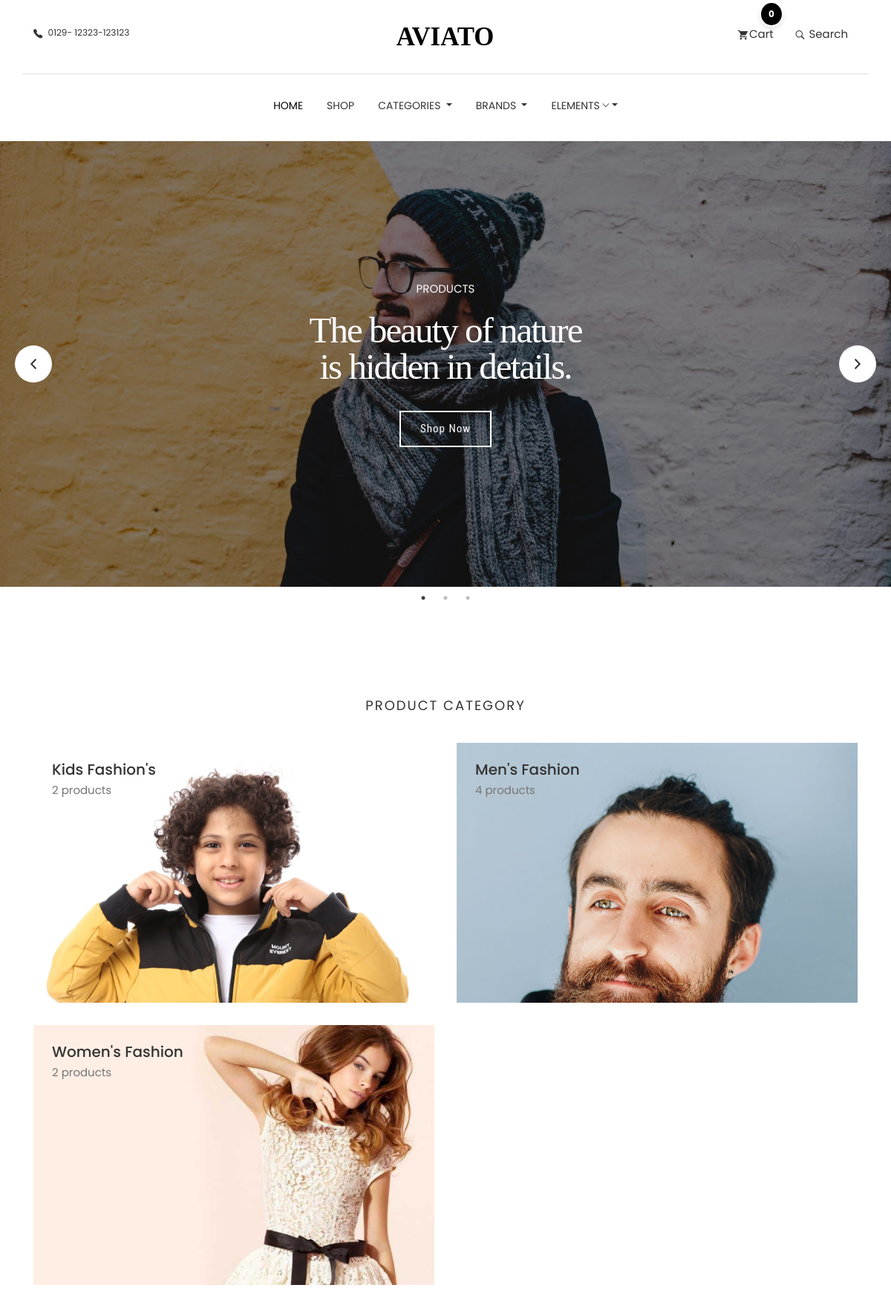
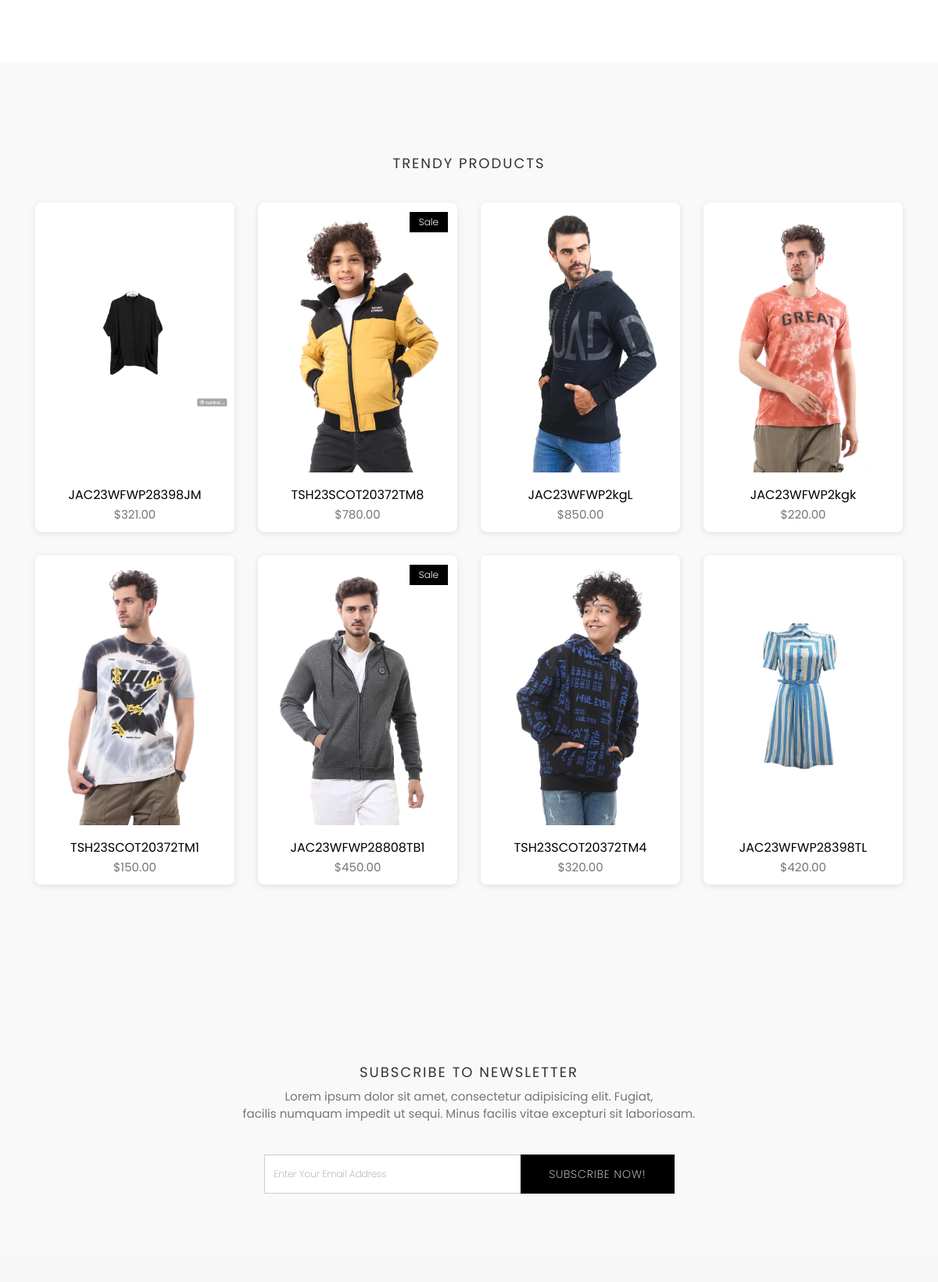
The page / (upper part) on the database its author committed (2 pictures, top to bottom).
### category/models.py (models this page shows, shortened)
class Category(models.Model):
    id = models.UUIDField(primary_key=True, default=uuid.uuid4, editable=False)
    name = models.CharField(max_length=255, unique=True)
    description = models.TextField(blank=True, null=True)
    image = models.ImageField(null=True,blank=True,upload_to='category-image/')
    class Meta:
        verbose_name = "Category"
        verbose_name_plural = "Categories"
        ordering = ['name']  # Categories will be ordered alphabetically by name.
    def product_count(self):
        return self.subcategories.aggregate(count=models.Count('product_subcategory'))['count'] or 0

### store/models.py (models this page shows, shortened)
class Product(models.Model):
    id = models.UUIDField(primary_key=True, default=uuid.uuid4, editable=False)
    name = models.CharField(unique=True, max_length=50)
    image = models.ImageField(upload_to='product/')
    stock = models.IntegerField(default=1)
    price = models.DecimalField(max_digits=10, decimal_places=2, default=Decimal('0.00'))
    description = models.TextField(max_length=10000, blank=True)
    created_at = models.DateTimeField(default=timezone.now)
    modified_date = models.DateTimeField(auto_now=True)
    slug = models.SlugField(null=True, blank=True, unique=True)
    views = models.PositiveIntegerField(default=0)
    is_available = models.BooleanField(default=True)
    on_sale = models.BooleanField(default=False)
    PRDBrand = models.ForeignKey('Brand', related_name='product_brand', on_delete=models.CASCADE, blank=True, null=True, verbose_name="Brand")
    like = models.ManyToManyField(User, blank=True, related_name='product_favourite')
    category = models.ForeignKey(Subcategory, related_name='product_subcategory', verbose_name="Subcategory", null=True, blank=True, on_delete=models.CASCADE)
    class Meta:
        ordering = ['-created_at']
        verbose_name = "Product"
        verbose_name_plural = "Products"

### settings/views.py (the view)
# urls.py: path('' , views.home , name='home'),
def home(request):
    products = Product.objects.all().order_by('-views')
    context = {
        'products':products
    }
    return render(request,'home.html',context)

### cart/cart_utils.py (called while the page is built)
def _cart_id(request):
    cart = request.session.session_key
    if not cart:
        cart = request.session.create()
    return cart

### category/category_context.py (called while the page is built)
def nav_links(request):
    categories_nav = Category.objects.all()
    subcategories_nav = Subcategory.objects.all()
    brands_nav = Brand.objects.all()
    context = {
        'categories_nav':categories_nav,
        'brands_nav':brands_nav,
        'subcategories_nav':subcategories_nav,
    }
    return context

### category/models.py (called while the page is built)
    def get_url(self):
        return reverse('products_by_subcategory',args=[self.id])

### store/models.py (called while the page is built)
    def get_url(self):
        return reverse('products_by_brand',args=[self.id])

    def __str__(self):
        return self.name

### settings/templates/home.html (shortened to what this page needs)
{% extends "base.html" %}
{% load static %}
{% block body %}
<div class="hero-slider">
  <div class="slider-item th-fullpage hero-area" style="background-image: url({% static 'images/slider/slider-1.jpg' %});">
    <div class="container">
      <div class="row">
        <div class="col-lg-8 text-center">
          <p data-duration-in=".3" data-animation-in="fadeInUp" data-delay-in=".1">PRODUCTS</p>
          <h1 data-duration-in=".3" data-animation-in="fadeInUp" data-delay-in=".5">The beauty of nature <br> is hidden in details.</h1>
          <a data-duration-in=".3" data-animation-in="fadeInUp" data-delay-in=".8" class="btn" href="{% url 'product_list' %}">Shop Now</a>
        </div>
      </div>
    </div>
  </div>
</div>
<section class="product-category section">
    <div class="container">
        <div class="row">
            <div class="col-md-12">
                <div class="title text-center">
                    <h2>Product Category</h2>
                </div>
            </div>
            {% for category in categories_nav %}
            <div class="col-md-6">
                <div class="category-box">
                    <a href="{% url 'products_by_category' category.id %}">
                        <img src="{% if category.image %}{{ category.image.url }}{% endif %}" alt="{{ category.name }}" />
                        <div class="content">
                            <h3>{{ category.name }}</h3>
                            <p>{{ category.product_count }} products</p>
                        </div>
                    </a>
                </div>
            </div>
            {% endfor %}
        </div>
    </div>
</section>
<section class="products section bg-gray">
	<div class="container">
		<div class="row">
			<div class="title text-center">
				<h2>Trendy Products</h2>
			</div>
		</div>
		<div class="row">
            {% for product in products %}
			<div class="col-md-3">
				<div class="product-item">
					<div class="product-thumb">
                        {% if product.on_sale %}
						<span class="bage">Sale</span>
                        {% endif %}
						<img class="img-responsive" src="{{product.image.url}}" alt="product-img" />
					</div>
					<div class="product-content">
						<h4><a href="{% url 'product_details' product.id %}">{{product.name}}</a></h4>
						<p class="price">${{product.price}}</p>
					</div>
				</div>
			</div>
			{% endfor %}
		</div>
	</div>
</section>
<section class="call-to-action bg-gray section">
	<div class="container">
		<div class="row">
			<div class="col-md-12 text-center">
				<div class="title">
					<h2>SUBSCRIBE TO NEWSLETTER</h2>
					<p>Lorem ipsum dolor sit amet, consectetur adipisicing elit. Fugiat, <br> facilis numquam impedit ut sequi. Minus facilis vitae excepturi sit laboriosam.</p>
				</div>
				<div class="col-lg-6 col-md-offset-3">
				    <div class="input-group subscription-form">
				      <input type="text" class="form-control" placeholder="Enter Your Email Address">
				      <span class="input-group-btn">
				        <button class="btn btn-main" type="button">Subscribe Now!</button>
				      </span>
				    </div>
			  </div>
			</div>
		</div>
	</div>
</section>
{% endblock body %}

### static/css/style.css (style rules this page uses)
body { line-height: 1.5; font-family: "Poppins", sans-serif; -webkit-font-smoothing: antialiased; }
p { font-family: "Poppins", sans-serif; color: #757575; font-size: 15px; }
h1, h2, h3, h4, h5, h6 { font-family: "Poppins", sans-serif; }
h1, h2, h3, h4, h5, h6 { font-weight: 400; }
a, a:focus, a:hover { text-decoration: none; outline: 0; color: #000; }
input[type=email], input[type=password], input[type=text], input[type=tel] { border-radius: 0; box-shadow: none; height: 45px; outline: none; font-weight: 200; font-size: 12px; }
.form-control { box-shadow: none; border-radius: 0; }
.btn-main, .btn-small, .btn-transparent, .btn-solid-border { background: #000; color: #fff; display: inline-block; font-size: 11px; letter-spacing: 1px; padding: 14px 35px; text-transform: uppercase; font-weight: 200; border-radius: 0; }
.bg-gray { background: #f9f9f9; }
.section { padding: 80px 0; }
.title { padding: 20px 0 30px; }
.title h2 { font-size: 18px; text-align: center; text-transform: uppercase; letter-spacing: 2px; }
.category-box { background-size: cover; margin-bottom: 30px; min-height: 350px; position: relative; overflow: hidden; width: 100%; }
.category-box img { transition: all 0.3s ease-in-out; width: 100%; height: auto; object-fit: contain; -webkit-backface-visibility: hidden; backface-visibility: hidden; }
.category-box a { display: block; position: absolute; top: 0; left: 0; width: 100%; height: 100%; }
.category-box .content { position: absolute; z-index: 999; top: 0; padding: 25px; }
.category-box .content h3 { margin: 0; color: #333; font-size: 20px; font-weight: 500; }
.category-box .content p { margin: 6px 0 0; }
.call-to-action .subscription-form input { height: 50px; }
.call-to-action .subscription-form .btn-main, .call-to-action .subscription-form .btn-solid-border, .call-to-action .subscription-form .btn-transparent, .call-to-action .subscription-form .btn-small { font-size: 14px; }
.slider-item { text-align: center; background-size: cover; position: relative; z-index: 1; }
.slider-item::after { position: absolute; content: ""; height: 100%; width: 100%; background-color: #000; opacity: 0.5; z-index: -1; top: 0; left: 0; }
.slider-item .container { position: relative; display: table; max-width: 1170px; height: 100%; }
.slider-item h1 { color: #fff; font-weight: bold; font-size: 60px; }
.slider-item p { color: #fff; }
.hero-slider .slider-item .container { height: 600px; }
.hero-slider .slider-item .container .row { height: 100%; display: flex; align-items: center; justify-content: center; }
.hero-slider .btn { font-size: 15px; font-weight: 400; color: rgb(255, 255, 255); letter-spacing: 1px; font-family: "Roboto Condensed"; border-color: rgb(255, 255, 255); border-style: solid; border-width: 2px; outline: none; box-shadow: rgb(153, 153, 153) 0px 0px 0px 0px; box-sizing: border-box; padding: 12px 26px; opacity: 1; transform: matrix3d(1, 0, 0, 0, 0, 1, 0, 0, 0, 0, 1, 0, 0, 0, 0, 1); transform-origin: 50% 50% 0px; border-radius: 0; transition: 0.3s; }
.hero-slider h1 { white-space: normal; font-size: 49px; line-height: 49px; font-weight: 400; color: rgb(255, 255, 255); letter-spacing: -2px; font-family: "Playfair Display"; margin-bottom: 35px; }
.product-item { background-color: #fff; border-radius: 8px; overflow: hidden; box-shadow: 0 2px 8px rgba(0, 0, 0, 0.1); transition: all 0.3s ease; margin-bottom: 30px; }
.product-item .product-thumb { position: relative; }
.product-item .product-thumb img { object-fit: contain !important; height: 350px !important; width: 350px !important; }
.product-item .product-thumb .bage { position: absolute; top: 12px; right: 12px; background: #000; color: #fff; font-size: 12px; padding: 4px 12px; font-weight: 300; display: inline-block; }
.product-item .product-thumb:before { transition: 0.3s all; opacity: 0; background: rgba(0, 0, 0, 0.6); content: ""; position: absolute; top: 0; right: 0; left: 0; bottom: 0; }
.product-item .product-content { text-align: center; }
.product-item .product-content h4 { font-size: 16px; font-weight: 400; margin-top: 15px; margin-bottom: 6px; }
.product-item .product-content h4 a { color: #000; }

### rows shown on the page
Category: image (picture), name "Kids Fashion's", product_count "2"
Category: image (picture), name "Men's Fashion", product_count "4"
Category: image (picture), name "Women's Fashion", product_count "2"
Product: image (picture), name "JAC23WFWP28398JM", price "321.00"
Product: on_sale "Sale", image (picture), name "TSH23SCOT20372TM8", price "780.00"
Product: image (picture), name "JAC23WFWP2kgL", price "850.00"
Product: image (picture), name "JAC23WFWP2kgk", price "220.00"
Product: image (picture), name "TSH23SCOT20372TM1", price "150.00"
Product: on_sale "Sale", image (picture), name "JAC23WFWP28808TB1", price "450.00"
Product: image (picture), name "TSH23SCOT20372TM4", price "320.00"
Product: image (picture), name "JAC23WFWP28398TL", price "420.00"

### other values the page prints
{{ quantity }} "0"
